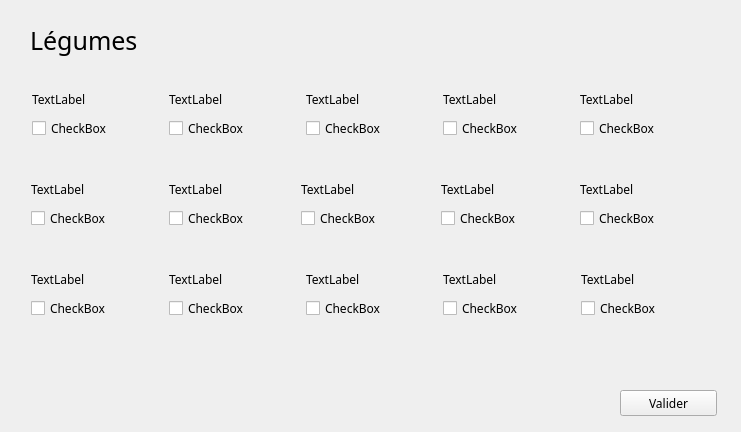
<?xml version="1.0" encoding="UTF-8"?>
<ui version="4.0">
 <class>Form</class>
 <widget class="QWidget" name="Form">
  <property name="geometry">
   <rect>
    <x>0</x>
    <y>0</y>
    <width>741</width>
    <height>432</height>
   </rect>
  </property>
  <property name="font">
   <font>
    <family>Ume Mincho</family>
   </font>
  </property>
  <property name="windowTitle">
   <string>Form</string>
  </property>
  <widget class="QLabel" name="label">
   <property name="geometry">
    <rect>
     <x>30</x>
     <y>20</y>
     <width>131</width>
     <height>41</height>
    </rect>
   </property>
   <property name="font">
    <font>
     <family>Purisa</family>
     <pointsize>19</pointsize>
    </font>
   </property>
   <property name="text">
    <string>Légumes</string>
   </property>
  </widget>
  <widget class="QPushButton" name="pushButton">
   <property name="geometry">
    <rect>
     <x>620</x>
     <y>390</y>
     <width>97</width>
     <height>26</height>
    </rect>
   </property>
   <property name="font">
    <font>
     <family>Purisa</family>
    </font>
   </property>
   <property name="text">
    <string>Valider</string>
   </property>
  </widget>
  <widget class="QLabel" name="label_2">
   <property name="geometry">
    <rect>
     <x>32</x>
     <y>91</y>
     <width>68</width>
     <height>16</height>
    </rect>
   </property>
   <property name="text">
    <string>TextLabel</string>
   </property>
  </widget>
  <widget class="QLabel" name="label_3">
   <property name="geometry">
    <rect>
     <x>169</x>
     <y>91</y>
     <width>68</width>
     <height>16</height>
    </rect>
   </property>
   <property name="text">
    <string>TextLabel</string>
   </property>
  </widget>
  <widget class="QLabel" name="label_4">
   <property name="geometry">
    <rect>
     <x>306</x>
     <y>91</y>
     <width>68</width>
     <height>16</height>
    </rect>
   </property>
   <property name="text">
    <string>TextLabel</string>
   </property>
  </widget>
  <widget class="QLabel" name="label_5">
   <property name="geometry">
    <rect>
     <x>443</x>
     <y>91</y>
     <width>68</width>
     <height>16</height>
    </rect>
   </property>
   <property name="text">
    <string>TextLabel</string>
   </property>
  </widget>
  <widget class="QLabel" name="label_6">
   <property name="geometry">
    <rect>
     <x>580</x>
     <y>91</y>
     <width>68</width>
     <height>16</height>
    </rect>
   </property>
   <property name="text">
    <string>TextLabel</string>
   </property>
  </widget>
  <widget class="QLabel" name="label_7">
   <property name="geometry">
    <rect>
     <x>31</x>
     <y>181</y>
     <width>68</width>
     <height>16</height>
    </rect>
   </property>
   <property name="text">
    <string>TextLabel</string>
   </property>
  </widget>
  <widget class="QLabel" name="label_8">
   <property name="geometry">
    <rect>
     <x>169</x>
     <y>181</y>
     <width>68</width>
     <height>16</height>
    </rect>
   </property>
   <property name="text">
    <string>TextLabel</string>
   </property>
  </widget>
  <widget class="QLabel" name="label_9">
   <property name="geometry">
    <rect>
     <x>301</x>
     <y>181</y>
     <width>68</width>
     <height>16</height>
    </rect>
   </property>
   <property name="text">
    <string>TextLabel</string>
   </property>
  </widget>
  <widget class="QLabel" name="label_10">
   <property name="geometry">
    <rect>
     <x>441</x>
     <y>181</y>
     <width>68</width>
     <height>16</height>
    </rect>
   </property>
   <property name="text">
    <string>TextLabel</string>
   </property>
  </widget>
  <widget class="QLabel" name="label_11">
   <property name="geometry">
    <rect>
     <x>580</x>
     <y>181</y>
     <width>68</width>
     <height>16</height>
    </rect>
   </property>
   <property name="text">
    <string>TextLabel</string>
   </property>
  </widget>
  <widget class="QLabel" name="label_12">
   <property name="geometry">
    <rect>
     <x>31</x>
     <y>271</y>
     <width>68</width>
     <height>16</height>
    </rect>
   </property>
   <property name="text">
    <string>TextLabel</string>
   </property>
  </widget>
  <widget class="QLabel" name="label_13">
   <property name="geometry">
    <rect>
     <x>169</x>
     <y>271</y>
     <width>68</width>
     <height>16</height>
    </rect>
   </property>
   <property name="text">
    <string>TextLabel</string>
   </property>
  </widget>
  <widget class="QLabel" name="label_14">
   <property name="geometry">
    <rect>
     <x>306</x>
     <y>271</y>
     <width>68</width>
     <height>16</height>
    </rect>
   </property>
   <property name="text">
    <string>TextLabel</string>
   </property>
  </widget>
  <widget class="QLabel" name="label_15">
   <property name="geometry">
    <rect>
     <x>443</x>
     <y>271</y>
     <width>68</width>
     <height>16</height>
    </rect>
   </property>
   <property name="text">
    <string>TextLabel</string>
   </property>
  </widget>
  <widget class="QLabel" name="label_16">
   <property name="geometry">
    <rect>
     <x>581</x>
     <y>271</y>
     <width>68</width>
     <height>16</height>
    </rect>
   </property>
   <property name="text">
    <string>TextLabel</string>
   </property>
  </widget>
  <widget class="QCheckBox" name="checkBox_6">
   <property name="geometry">
    <rect>
     <x>31</x>
     <y>203</y>
     <width>103</width>
     <height>30</height>
    </rect>
   </property>
   <property name="font">
    <font>
     <family>Purisa</family>
    </font>
   </property>
   <property name="text">
    <string>CheckBox</string>
   </property>
  </widget>
  <widget class="QCheckBox" name="checkBox_7">
   <property name="geometry">
    <rect>
     <x>169</x>
     <y>203</y>
     <width>103</width>
     <height>30</height>
    </rect>
   </property>
   <property name="font">
    <font>
     <family>Purisa</family>
    </font>
   </property>
   <property name="text">
    <string>CheckBox</string>
   </property>
  </widget>
  <widget class="QCheckBox" name="checkBox_5">
   <property name="geometry">
    <rect>
     <x>580</x>
     <y>113</y>
     <width>103</width>
     <height>30</height>
    </rect>
   </property>
   <property name="font">
    <font>
     <family>Purisa</family>
    </font>
   </property>
   <property name="text">
    <string>CheckBox</string>
   </property>
  </widget>
  <widget class="QCheckBox" name="checkBox_8">
   <property name="geometry">
    <rect>
     <x>301</x>
     <y>203</y>
     <width>103</width>
     <height>30</height>
    </rect>
   </property>
   <property name="font">
    <font>
     <family>Purisa</family>
    </font>
   </property>
   <property name="text">
    <string>CheckBox</string>
   </property>
  </widget>
  <widget class="QCheckBox" name="checkBox_12">
   <property name="geometry">
    <rect>
     <x>169</x>
     <y>293</y>
     <width>103</width>
     <height>30</height>
    </rect>
   </property>
   <property name="font">
    <font>
     <family>Purisa</family>
    </font>
   </property>
   <property name="text">
    <string>CheckBox</string>
   </property>
  </widget>
  <widget class="QCheckBox" name="checkBox_3">
   <property name="geometry">
    <rect>
     <x>306</x>
     <y>113</y>
     <width>103</width>
     <height>30</height>
    </rect>
   </property>
   <property name="font">
    <font>
     <family>Purisa</family>
    </font>
   </property>
   <property name="text">
    <string>CheckBox</string>
   </property>
  </widget>
  <widget class="QCheckBox" name="checkBox_4">
   <property name="geometry">
    <rect>
     <x>443</x>
     <y>113</y>
     <width>103</width>
     <height>30</height>
    </rect>
   </property>
   <property name="font">
    <font>
     <family>Purisa</family>
    </font>
   </property>
   <property name="text">
    <string>CheckBox</string>
   </property>
  </widget>
  <widget class="QCheckBox" name="checkBox_13">
   <property name="geometry">
    <rect>
     <x>306</x>
     <y>293</y>
     <width>103</width>
     <height>30</height>
    </rect>
   </property>
   <property name="font">
    <font>
     <family>Purisa</family>
    </font>
   </property>
   <property name="text">
    <string>CheckBox</string>
   </property>
  </widget>
  <widget class="QCheckBox" name="checkBox_11">
   <property name="geometry">
    <rect>
     <x>31</x>
     <y>293</y>
     <width>103</width>
     <height>30</height>
    </rect>
   </property>
   <property name="font">
    <font>
     <family>Purisa</family>
    </font>
   </property>
   <property name="text">
    <string>CheckBox</string>
   </property>
  </widget>
  <widget class="QCheckBox" name="checkBox_14">
   <property name="geometry">
    <rect>
     <x>443</x>
     <y>293</y>
     <width>103</width>
     <height>30</height>
    </rect>
   </property>
   <property name="font">
    <font>
     <family>Purisa</family>
    </font>
   </property>
   <property name="text">
    <string>CheckBox</string>
   </property>
  </widget>
  <widget class="QCheckBox" name="checkBox_10">
   <property name="geometry">
    <rect>
     <x>580</x>
     <y>203</y>
     <width>103</width>
     <height>30</height>
    </rect>
   </property>
   <property name="font">
    <font>
     <family>Purisa</family>
    </font>
   </property>
   <property name="text">
    <string>CheckBox</string>
   </property>
  </widget>
  <widget class="QCheckBox" name="checkBox_9">
   <property name="geometry">
    <rect>
     <x>441</x>
     <y>203</y>
     <width>103</width>
     <height>30</height>
    </rect>
   </property>
   <property name="font">
    <font>
     <family>Purisa</family>
    </font>
   </property>
   <property name="text">
    <string>CheckBox</string>
   </property>
  </widget>
  <widget class="QCheckBox" name="checkBox_2">
   <property name="geometry">
    <rect>
     <x>169</x>
     <y>113</y>
     <width>103</width>
     <height>30</height>
    </rect>
   </property>
   <property name="font">
    <font>
     <family>Purisa</family>
    </font>
   </property>
   <property name="text">
    <string>CheckBox</string>
   </property>
  </widget>
  <widget class="QCheckBox" name="checkBox">
   <property name="geometry">
    <rect>
     <x>32</x>
     <y>113</y>
     <width>103</width>
     <height>30</height>
    </rect>
   </property>
   <property name="font">
    <font>
     <family>Purisa</family>
    </font>
   </property>
   <property name="text">
    <string>CheckBox</string>
   </property>
  </widget>
  <widget class="QCheckBox" name="checkBox_15">
   <property name="geometry">
    <rect>
     <x>581</x>
     <y>293</y>
     <width>103</width>
     <height>30</height>
    </rect>
   </property>
   <property name="font">
    <font>
     <family>Purisa</family>
    </font>
   </property>
   <property name="text">
    <string>CheckBox</string>
   </property>
  </widget>
 </widget>
 <resources/>
 <connections/>
</ui>
